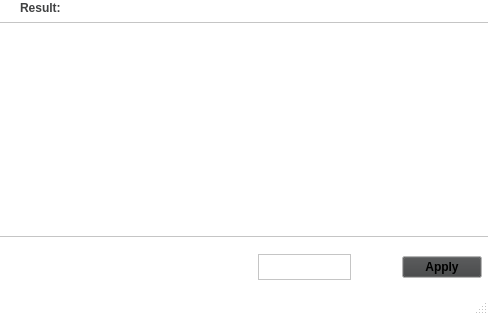
<?xml version="1.0" encoding="UTF-8"?>
<ui version="4.0">
 <class>ConjectureMain</class>
 <widget class="QMainWindow" name="ConjectureMain">
  <property name="geometry">
   <rect>
    <x>0</x>
    <y>0</y>
    <width>488</width>
    <height>315</height>
   </rect>
  </property>
  <property name="minimumSize">
   <size>
    <width>488</width>
    <height>0</height>
   </size>
  </property>
  <property name="palette">
   <palette>
    <active>
     <colorrole role="WindowText">
      <brush brushstyle="SolidPattern">
       <color alpha="255">
        <red>64</red>
        <green>65</green>
        <blue>66</blue>
       </color>
      </brush>
     </colorrole>
     <colorrole role="Button">
      <brush brushstyle="SolidPattern">
       <color alpha="255">
        <red>64</red>
        <green>65</green>
        <blue>66</blue>
       </color>
      </brush>
     </colorrole>
     <colorrole role="Midlight">
      <brush brushstyle="SolidPattern">
       <color alpha="255">
        <red>255</red>
        <green>255</green>
        <blue>255</blue>
       </color>
      </brush>
     </colorrole>
     <colorrole role="Text">
      <brush brushstyle="SolidPattern">
       <color alpha="255">
        <red>64</red>
        <green>65</green>
        <blue>66</blue>
       </color>
      </brush>
     </colorrole>
     <colorrole role="Base">
      <brush brushstyle="SolidPattern">
       <color alpha="255">
        <red>255</red>
        <green>255</green>
        <blue>255</blue>
       </color>
      </brush>
     </colorrole>
     <colorrole role="Window">
      <brush brushstyle="SolidPattern">
       <color alpha="255">
        <red>255</red>
        <green>255</green>
        <blue>255</blue>
       </color>
      </brush>
     </colorrole>
     <colorrole role="AlternateBase">
      <brush brushstyle="SolidPattern">
       <color alpha="255">
        <red>255</red>
        <green>255</green>
        <blue>255</blue>
       </color>
      </brush>
     </colorrole>
     <colorrole role="PlaceholderText">
      <brush brushstyle="SolidPattern">
       <color alpha="128">
        <red>64</red>
        <green>65</green>
        <blue>66</blue>
       </color>
      </brush>
     </colorrole>
    </active>
    <inactive>
     <colorrole role="WindowText">
      <brush brushstyle="SolidPattern">
       <color alpha="255">
        <red>64</red>
        <green>65</green>
        <blue>66</blue>
       </color>
      </brush>
     </colorrole>
     <colorrole role="Button">
      <brush brushstyle="SolidPattern">
       <color alpha="255">
        <red>64</red>
        <green>65</green>
        <blue>66</blue>
       </color>
      </brush>
     </colorrole>
     <colorrole role="Midlight">
      <brush brushstyle="SolidPattern">
       <color alpha="255">
        <red>255</red>
        <green>255</green>
        <blue>255</blue>
       </color>
      </brush>
     </colorrole>
     <colorrole role="Text">
      <brush brushstyle="SolidPattern">
       <color alpha="255">
        <red>64</red>
        <green>65</green>
        <blue>66</blue>
       </color>
      </brush>
     </colorrole>
     <colorrole role="Base">
      <brush brushstyle="SolidPattern">
       <color alpha="255">
        <red>255</red>
        <green>255</green>
        <blue>255</blue>
       </color>
      </brush>
     </colorrole>
     <colorrole role="Window">
      <brush brushstyle="SolidPattern">
       <color alpha="255">
        <red>255</red>
        <green>255</green>
        <blue>255</blue>
       </color>
      </brush>
     </colorrole>
     <colorrole role="AlternateBase">
      <brush brushstyle="SolidPattern">
       <color alpha="255">
        <red>255</red>
        <green>255</green>
        <blue>255</blue>
       </color>
      </brush>
     </colorrole>
     <colorrole role="PlaceholderText">
      <brush brushstyle="SolidPattern">
       <color alpha="128">
        <red>64</red>
        <green>65</green>
        <blue>66</blue>
       </color>
      </brush>
     </colorrole>
    </inactive>
    <disabled>
     <colorrole role="WindowText">
      <brush brushstyle="SolidPattern">
       <color alpha="255">
        <red>120</red>
        <green>120</green>
        <blue>120</blue>
       </color>
      </brush>
     </colorrole>
     <colorrole role="Button">
      <brush brushstyle="SolidPattern">
       <color alpha="255">
        <red>64</red>
        <green>65</green>
        <blue>66</blue>
       </color>
      </brush>
     </colorrole>
     <colorrole role="Midlight">
      <brush brushstyle="SolidPattern">
       <color alpha="255">
        <red>255</red>
        <green>255</green>
        <blue>255</blue>
       </color>
      </brush>
     </colorrole>
     <colorrole role="Text">
      <brush brushstyle="SolidPattern">
       <color alpha="255">
        <red>120</red>
        <green>120</green>
        <blue>120</blue>
       </color>
      </brush>
     </colorrole>
     <colorrole role="Base">
      <brush brushstyle="SolidPattern">
       <color alpha="255">
        <red>255</red>
        <green>255</green>
        <blue>255</blue>
       </color>
      </brush>
     </colorrole>
     <colorrole role="Window">
      <brush brushstyle="SolidPattern">
       <color alpha="255">
        <red>255</red>
        <green>255</green>
        <blue>255</blue>
       </color>
      </brush>
     </colorrole>
     <colorrole role="AlternateBase">
      <brush brushstyle="SolidPattern">
       <color alpha="255">
        <red>255</red>
        <green>255</green>
        <blue>255</blue>
       </color>
      </brush>
     </colorrole>
     <colorrole role="PlaceholderText">
      <brush brushstyle="SolidPattern">
       <color alpha="128">
        <red>0</red>
        <green>0</green>
        <blue>0</blue>
       </color>
      </brush>
     </colorrole>
    </disabled>
   </palette>
  </property>
  <property name="font">
   <font>
    <family>Segoe UI</family>
   </font>
  </property>
  <property name="windowTitle">
   <string>Collatz Conjecture</string>
  </property>
  <property name="windowIcon">
   <iconset>
    <normalon>:/new/prefix1/baseline_bubble_chart_black_36dp.png</normalon>
   </iconset>
  </property>
  <widget class="QWidget" name="centralwidget">
   <widget class="QWidget" name="horizontalLayoutWidget">
    <property name="geometry">
     <rect>
      <x>250</x>
      <y>240</y>
      <width>251</width>
      <height>51</height>
     </rect>
    </property>
    <layout class="QHBoxLayout" name="horizontalLayout">
     <property name="spacing">
      <number>51</number>
     </property>
     <property name="sizeConstraint">
      <enum>QLayout::SetDefaultConstraint</enum>
     </property>
     <property name="leftMargin">
      <number>8</number>
     </property>
     <property name="topMargin">
      <number>14</number>
     </property>
     <property name="rightMargin">
      <number>19</number>
     </property>
     <property name="bottomMargin">
      <number>11</number>
     </property>
     <item>
      <widget class="QPlainTextEdit" name="plainTextEdit"/>
     </item>
     <item>
      <widget class="QPushButton" name="pushButton">
       <property name="minimumSize">
        <size>
         <width>0</width>
         <height>0</height>
        </size>
       </property>
       <property name="font">
        <font>
         <family>Segoe UI</family>
         <weight>75</weight>
         <bold>true</bold>
        </font>
       </property>
       <property name="cursor">
        <cursorShape>PointingHandCursor</cursorShape>
       </property>
       <property name="text">
        <string>Apply</string>
       </property>
      </widget>
     </item>
    </layout>
   </widget>
   <widget class="QWidget" name="horizontalLayoutWidget_2">
    <property name="geometry">
     <rect>
      <x>-11</x>
      <y>19</y>
      <width>511</width>
      <height>221</height>
     </rect>
    </property>
    <layout class="QHBoxLayout" name="horizontalLayout_2">
     <property name="leftMargin">
      <number>5</number>
     </property>
     <property name="topMargin">
      <number>3</number>
     </property>
     <property name="rightMargin">
      <number>10</number>
     </property>
     <property name="bottomMargin">
      <number>3</number>
     </property>
     <item>
      <widget class="QTextBrowser" name="textBrowser"/>
     </item>
    </layout>
   </widget>
   <widget class="QLabel" name="label">
    <property name="geometry">
     <rect>
      <x>20</x>
      <y>0</y>
      <width>71</width>
      <height>16</height>
     </rect>
    </property>
    <property name="font">
     <font>
      <pointsize>9</pointsize>
      <weight>75</weight>
      <bold>true</bold>
     </font>
    </property>
    <property name="text">
     <string>Result:</string>
    </property>
   </widget>
  </widget>
  <widget class="QMenuBar" name="menubar">
   <property name="geometry">
    <rect>
     <x>0</x>
     <y>0</y>
     <width>488</width>
     <height>22</height>
    </rect>
   </property>
  </widget>
  <widget class="QStatusBar" name="statusbar"/>
 </widget>
 <resources/>
 <connections/>
</ui>
